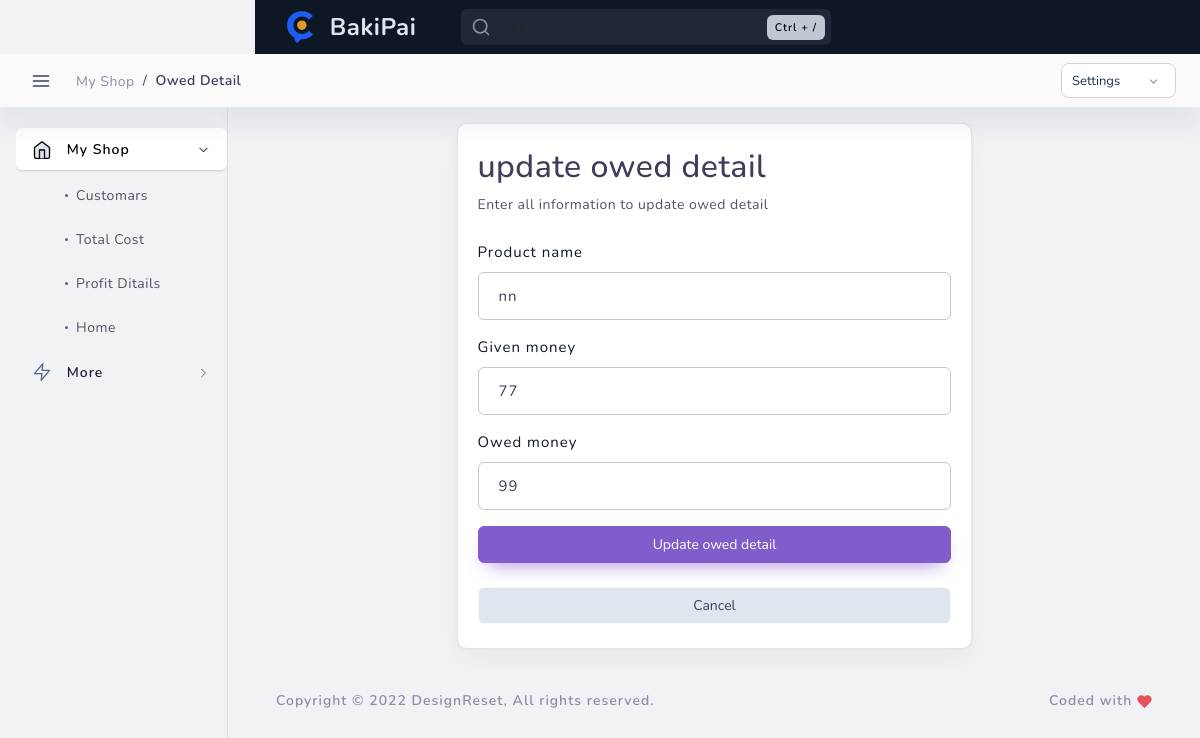
The page /update_owed_detail/3/ on the database its author committed.
### admin_panel/models.py (models this page shows, shortened)
class owed_detail(models.Model):
    owed_customer = models.ForeignKey(customar, on_delete=models.CASCADE , blank=True)
    owed_money_for_product = models.CharField(max_length=200000)
    given_money = models.IntegerField()
    owed_money = models.IntegerField()
    given_product_date = models.DateTimeField(auto_now_add=True)
    created_at = models.DateTimeField(auto_now_add=True)

### admin_panel/views.py (the view, shortened to what this page needs)
# urls.py: path('update_owed_detail/<int:id>/', update_owed_detail, name='update_owed_detail'),
def update_owed_detail(request , id ):
    customar1 = get_object_or_404(owed_detail, id=id) # template e jate change korte na hoi tai customar1 dewa
    try :
       update_owed = owed_detail.objects.get(id=id)
    except Exception as e :
      raise Http404(f"customar not found by your given id:{id}")
    context = {
         'customar1':customar1
    }
    return render(request , 'admin_panel/detail/update_owed.html' , context)

### admin_panel/templates/admin_panel/detail/update_owed.html (shortened to what this page needs)
{% load static %}
<!DOCTYPE html>
<html lang="en">
<head>
    <link href="{% static 'admin_theme/layouts/vertical-dark-menu/css/light/loader.css' %}" rel="stylesheet" type="text/css" />
    <link href="{% static 'admin_theme/layouts/vertical-dark-menu/css/dark/loader.css' %}" rel="stylesheet" type="text/css" />
    <link href="{% static 'admin_theme/src/bootstrap/css/bootstrap.min.css' %}" rel="stylesheet" type="text/css" />
    <link href="{% static 'admin_theme/layouts/vertical-dark-menu/css/light/plugins.css' %}" rel="stylesheet" type="text/css" />
    <link href="{% static 'admin_theme/layouts/vertical-dark-menu/css/dark/plugins.css' %}" rel="stylesheet" type="text/css" />
    <link href="{% static 'admin_theme/src/plugins/src/apex/apexcharts.css' %}" rel="stylesheet" type="text/css">
    <link href="{% static 'admin_theme/src/assets/css/light/dashboard/dash_1.css' %}" rel="stylesheet" type="text/css" />
    <link href="{% static 'admin_theme/src/assets/css/dark/dashboard/dash_1.css' %}" rel="stylesheet" type="text/css" />
</head>
<body class="layout-boxed">
    <div class="header-container container-xxl">
        <header class="header navbar navbar-expand-sm expand-header">
            <ul class="navbar-item theme-brand flex-row  text-center">
                <li class="nav-item theme-logo">
                    <a href="index.html">
                        <img src="{% static 'admin_theme/src/assets/img/logo2.svg' %}" class="navbar-logo" alt="logo">
                    </a>
                </li>
                <li class="nav-item theme-text">
                    <a href="index.html" class="nav-link"> BakiPai </a>
                </li>
            </ul>
            <div class="search-animated toggle-search">
                <svg xmlns="http://www.w3.org/2000/svg" width="24" height="24" viewBox="0 0 24 24" fill="none" stroke="currentColor" stroke-width="2" stroke-linecap="round" stroke-linejoin="round" class="feather feather-search"><circle cx="11" cy="11" r="8"></circle><line x1="21" y1="21" x2="16.65" y2="16.65"></line></svg>
                <form class="form-inline search-full form-inline search" role="search">
                    <div class="search-bar">
                        <input type="text" class="form-control search-form-control  ml-lg-auto" placeholder="Search...">
                    </div>
                </form>
                <span class="badge badge-secondary">Ctrl + /</span>
            </div>
        </header>
    </div>
    <div class="main-container" id="container">
        <div class="sidebar-wrapper sidebar-theme">
            <nav id="sidebar">
                <div class="shadow-bottom"></div>
                <ul class="list-unstyled menu-categories" id="accordionExample">
                    <li class="menu active">
                        <a href="#dashboard" data-bs-toggle="collapse" aria-expanded="true" class="dropdown-toggle">
                            <div class="">
                                <span>My Shop</span>
                            </div>
                            <div>
                                <svg xmlns="http://www.w3.org/2000/svg" width="24" height="24" viewBox="0 0 24 24" fill="none" stroke="currentColor" stroke-width="2" stroke-linecap="round" stroke-linejoin="round" class="feather feather-chevron-right"><polyline points="9 18 15 12 9 6"></polyline></svg>
                            </div>
                        </a>
                        <ul class="collapse submenu list-unstyled show" id="dashboard" data-bs-parent="#accordionExample">
                            <li>
                                <a href="{% url 'customar_list' %}"> Customars </a>
                            </li>
                            <li>
                                <a href="{% url 'total_cost'%}">Total Cost </a>
                            </li>
                            <li>
                                <a href="{% url 'profit_detail' %}"> Profit Ditails </a>
                            </li>
                            <li>
                                <a href="{%url 'index' %}"> Home</a>
                            </li>
                        </ul>
                    </li>
                    <li class="menu">
                        <a href="#elements" data-bs-toggle="collapse" aria-expanded="false" class="dropdown-toggle">
                            <div class="">
                                <svg xmlns="http://www.w3.org/2000/svg" width="24" height="24" viewBox="0 0 24 24" fill="none" stroke="currentColor" stroke-width="2" stroke-linecap="round" stroke-linejoin="round" class="feather feather-zap"><polygon points="13 2 3 14 12 14 11 22 21 10 12 10 13 2"></polygon></svg>
                                <span>More</span>
                            </div>
                            <div>
                                <svg xmlns="http://www.w3.org/2000/svg" width="24" height="24" viewBox="0 0 24 24" fill="none" stroke="currentColor" stroke-width="2" stroke-linecap="round" stroke-linejoin="round" class="feather feather-chevron-right"><polyline points="9 18 15 12 9 6"></polyline></svg>
                            </div>
                        </a>
            </nav>
        </div>
        <div id="content" class="main-content">
            <div class="layout-px-spacing">
                <div class="middle-content container-xxl p-0">
                    <div class="secondary-nav">
                        <div class="breadcrumbs-container" data-page-heading="Analytics">
                            <header class="header navbar navbar-expand-sm">
                                <a href="javascript:void(0);" class="btn-toggle sidebarCollapse" data-placement="bottom">
                                </a>
                                <div class="d-flex breadcrumb-content">
                                    <div class="page-header">
                                        <nav class="breadcrumb-style-one" aria-label="breadcrumb">
                                            <ol class="breadcrumb">
                                                <li class="breadcrumb-item"><a href="{% url 'index' %}">My Shop</a></li>
                                                <li class="breadcrumb-item active" aria-current="page">Owed Detail</li>
                                            </ol>
                                        </nav>
                                    </div>
                                </div>
                                <ul class="navbar-nav flex-row ms-auto breadcrumb-action-dropdown">
                                    <li class="nav-item more-dropdown">
                                        <div class="dropdown  custom-dropdown-icon">
                                            <a class="dropdown-toggle btn" href="#" role="button" id="customDropdown" data-bs-toggle="dropdown" aria-haspopup="true" aria-expanded="false">
                                                <span>Settings</span>
                                                <svg xmlns="http://www.w3.org/2000/svg" width="24" height="24" viewBox="0 0 24 24" fill="none" stroke="currentColor" stroke-width="2" stroke-linecap="round" stroke-linejoin="round" class="feather feather-chevron-down custom-dropdown-arrow"><polyline points="6 9 12 15 18 9"></polyline></svg>
                                            </a>
                                        </div>
                                    </li>
                                </ul>
                            </header>
                        </div>
                    </div>
                    </div>
                    <div class="auth-container d-flex">
                        <div class="container mx-auto align-self-center">
                            <div class="row">
                                <div class="col-xxl-6 col-xl-7 col-lg-8 col-md-10 col-12 d-flex flex-column align-self-center mx-auto">
                                    <div class="card mt-3 mb-3">
                                        <div class="card-body">
                                            <div class="row">
                                                <div class="col-md-12 mb-3">
                                                    <h2>update owed detail </h2>
                                                    <p>Enter all information to update owed detail</p>
                                                </div>
                                                <form method="POST">
                                                    <div class="col-md-12">
                                                        <div class="mb-3">
                                                            <label class="form-label">Product name</label>
                                                            <input type="text" name="product_name" class="form-control add-billing-address-input" value="{{ customar1.owed_money_for_product }}">
                                                        </div>
                                                    </div>
                                                    <div class="col-md-12">
                                                        <div class="mb-3">
                                                            <label class="form-label">Given money</label>
                                                            <input type="text" name="given_money" class="form-control" value="{{ customar1.given_money }}">
                                                        </div>
                                                    </div>
                                                    <div class="col-12">
                                                        <div class="mb-3">
                                                            <label class="form-label">Owed money</label>
                                                            <input type="text" name="owed_money" class="form-control" value="{{ customar1.owed_money }}">
                                                        </div>
                                                    </div>
                                                    <div class="col-12">
                                                        <div class="mb-4">
                                                            <button type="submit" class="btn btn-secondary w-100">Update owed detail</button>
                                                        </div>
                                                        <a href="{% url 'customar_list' %}">
                                                            <div class="col-12">
                                                                <button type="button" id="cancel-btn" class="btn btn-light w-100">Cancel</button>
                                                            </div>
                                                        </a>
                                                    </div>
                                                </form>
                                            </div>
                                        </div>
                                    </div>
                                </div>
                            </div>
                        </div>
                    </div>
            <div class="footer-wrapper">
                <div class="footer-section f-section-1">
                    <p class="">Copyright © <span class="dynamic-year">2022</span> <a target="_blank" href="https://designreset.com/cork-admin/">DesignReset</a>, All rights reserved.</p>
                </div>
                <div class="footer-section f-section-2">
                    <p class="">Coded with </p>
                </div>
            </div>
        </div>
    </div>
</body>
</html>

### rows shown on the page
owed_detail: product_name "nn", given_money "77", owed_money "99"
